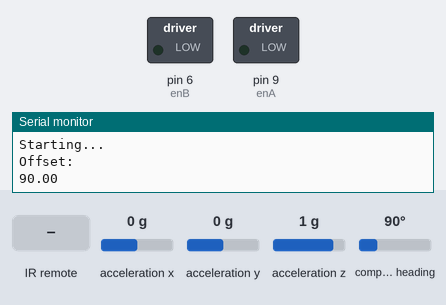
Recording of a sketch running on a simulated Arduino Uno, built with avr-gcc and run on an emulated ATmega328P. Shown: switched loads named in the sketch (green lamp = pin HIGH), the last lines printed to the serial monitor. The inputs (shaded band) are chosen by the test bench; at power-on: compass heading 90°, acceleration x 0 g, acceleration y 0 g, acceleration z 1 g.

Above: at 3.2 s.
3.3 s: infrared code 0x18E7 received
At 3.6 s:
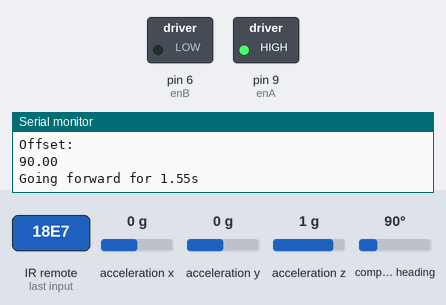
4.8 s: infrared code 0x4AB5 received
At 5.6 s:
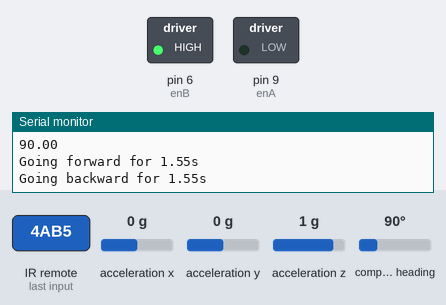
6.3 s: infrared code 0x10EF received
At 7.2 s:
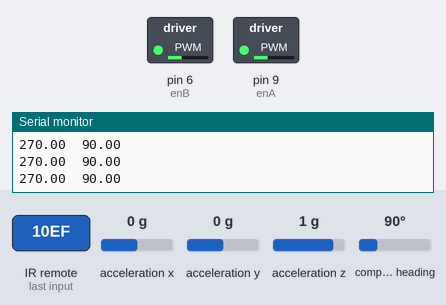
7.8 s: compass heading set to 180°
At 9.0 s:
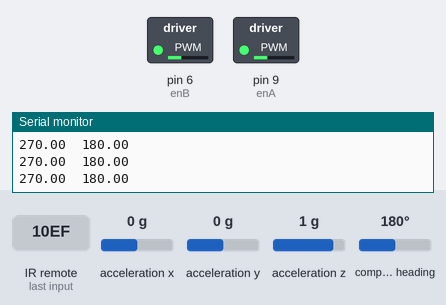
9.3 s: compass heading set to 352°
At 10.0 s:
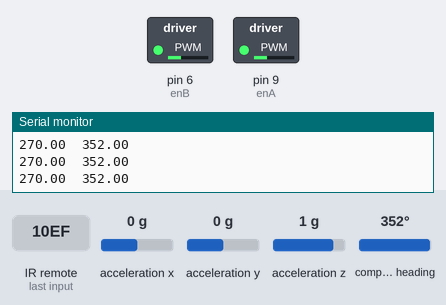
10.8 s: compass heading set to 251°
At 11.1 s:
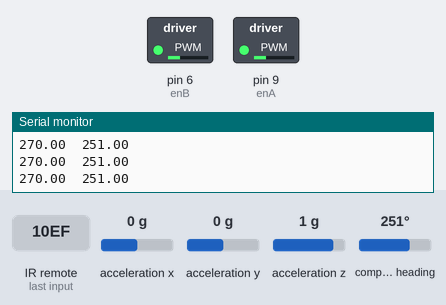
Timing chart, 0 to 13.3 s (numbered marks = the images above; inputs shaded):
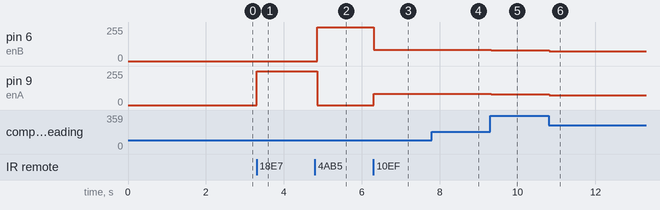

The sketch:

Navigation_Robot_Code_Task1_Version2.ino
```cpp
//IMU--------------------------------------
#include <Adafruit_Sensor.h>
#include <Adafruit_BNO055.h>
#include <utility/imumaths.h>
Adafruit_BNO055 bno = Adafruit_BNO055(55);
float angle_offset;
float angle;

// IR receiver-----------------------------
#include <IRremote.hpp>
#define irPin 11
IRrecv irReceive(irPin);
decode_results irInput;

// motor driver----------------------------
#define enA 9       // right wheel
#define enB 6       // left wheel
#define in1 12      // forward
#define in2 13      // backward
#define in3 7       // forward
#define in4 8       // backward
int maxSpeed = 255;
int minSpeed = 0;
int maxSpeed2 = 85;
int minSpeed2 = 0;

// proportional control--------------------
float kp = 12, kp2 = 0.1;                    //15
int pControlSpeedR, pControlSpeedL, pControlSpeed;
int initialSpeed, initialSpeedRotation = 74; //68 or 72
float runTime, runTimeF = 1550, runTimeB = 400;
float currentAngle;
float targetAngle;
int CW = 0, CCW = 0, stopRotate = 0;
int orientation = 0;

void TurnOff ()                                                         // Motor Off
{
  digitalWrite(in1, LOW);
  digitalWrite(in2, LOW);
  digitalWrite(in3, LOW);
  digitalWrite(in4, LOW);
}

void forward ()                                                         // Forward
{
  digitalWrite(in1, HIGH);
  digitalWrite(in2, LOW);
  digitalWrite(in3, HIGH);
  digitalWrite(in4, LOW);
}

void backward ()                                                        // Backward
{
  digitalWrite(in1, LOW);
  digitalWrite(in2, HIGH);
  digitalWrite(in3, LOW);
  digitalWrite(in4, HIGH);
}

void left ()                                                            // Turn Left
{
  digitalWrite(in1, HIGH);
  digitalWrite(in2, LOW);
  digitalWrite(in3, LOW);
  digitalWrite(in4, HIGH);
}

void right ()                                                           // Turn Right
{
  digitalWrite(in1, LOW);
  digitalWrite(in2, HIGH);
  digitalWrite(in3, HIGH);
  digitalWrite(in4, LOW);
}

float measure_angle(void)                                               // IMU Angle Measurement
{
  float z_angle;
  sensors_event_t event;
  bno.getEvent(&event);
  z_angle = event.orientation.x;
  //Serial.println(z_angle);
  return z_angle;
}

void SpeedControlF ()                                                   // Speed Control Forward
{
  currentAngle = measure_angle();
  if (targetAngle == 0)
  {
    if (currentAngle > 180)
    {
      currentAngle -= 360;
    }
  }
  pControlSpeedR = initialSpeed + (currentAngle - targetAngle) * kp;
  if (pControlSpeedR > maxSpeed)
  {
    pControlSpeedR = maxSpeed;
  }
  if (pControlSpeedR < minSpeed)
  {
    pControlSpeedR = minSpeed;
  }

  pControlSpeedL = initialSpeed - (currentAngle - targetAngle) * kp;
  if (pControlSpeedL > maxSpeed)
  {
    pControlSpeedL = maxSpeed;
  }
  if (pControlSpeedL < minSpeed)
  {
    pControlSpeedL = minSpeed;
  }
}

void SpeedControlB ()                                                   // Speed Control Backward
{
  currentAngle = measure_angle();
  if (targetAngle == 0)
  {
    if (currentAngle > 180)
    {
      currentAngle -= 360;
    }
  }
  //Serial.println(currentAngle);
  pControlSpeedR = initialSpeed - (currentAngle - targetAngle) * kp;
  if (pControlSpeedR > maxSpeed)
  {
    pControlSpeedR = maxSpeed;
  }
  if (pControlSpeedR < minSpeed)
  {
    pControlSpeedR = minSpeed;
  }

  pControlSpeedL = initialSpeed + (currentAngle - targetAngle) * kp;
  if (pControlSpeedL > maxSpeed)
  {
    pControlSpeedL = maxSpeed;
  }
  if (pControlSpeedL < minSpeed)
  {
    pControlSpeedL = minSpeed;
  }
}

void DriveForward ()                                                    // Drive Forward
{
  forward();
  float previousTime = millis();
  while (1)
  {
    float currentTime = millis();
    SpeedControlF();
    analogWrite(enA, pControlSpeedR);
    analogWrite(enB, pControlSpeedL);
    if ((currentTime - previousTime) > runTime)
    {
      TurnOff();
      break;
    }
  }
}

void DriveBackward ()                                                   // Drive Backward
{
  backward();
  float previousTime = millis();
  while (1)
  {
    float currentTime = millis();
    SpeedControlB();
    analogWrite(enA, pControlSpeedR);
    analogWrite(enB, pControlSpeedL);
    if ((currentTime - previousTime) > runTime)
    {
      TurnOff();
      break;
    }
  }
}

void SpeedControlRotation ()                                            // Speed Control Rotation
{
  currentAngle = measure_angle();
  if ((targetAngle == 0) | (targetAngle == 90))
  {
    if (currentAngle > 180)
    {
      currentAngle -= 360;
    }
  }
  float error = currentAngle - targetAngle;
  if (error < -1)
  {
    pControlSpeed = initialSpeed - (currentAngle - targetAngle) * kp2;
    //pControlSpeedR = initialSpeed - (currentAngle - targetAngle) * kp2;
    //pControlSpeedL = initialSpeed - (currentAngle - targetAngle) * kp2;
    CW = 1; CCW = 0; stopRotate = 0;
  }
  else if (error > 1)
  {
    pControlSpeed = initialSpeed + (currentAngle - targetAngle) * kp2;
    //pControlSpeedR = initialSpeed + (currentAngle - targetAngle) * kp2;
    //pControlSpeedL = initialSpeed + (currentAngle - targetAngle) * kp2;
    CW = 0; CCW = 1; stopRotate = 0;
  }
  else
  {
    pControlSpeed = 0;
    CW = 0; CCW = 0; stopRotate = 1;
  }
  if (pControlSpeed > maxSpeed2)
  {
    pControlSpeed = maxSpeed2;
  }
  if (pControlSpeed < minSpeed2)
  {
    pControlSpeed = minSpeed2;
  }
}

void RotateCW ()                                                        // Rotate Clockwise
{
  currentAngle = measure_angle();
  if ((targetAngle == 0) | (targetAngle == 90))
  {
    if (currentAngle > 180)
    {
      currentAngle -= 360;
    }
  }
  //Serial.print("current angle: ");
  //Serial.println(currentAngle);
  while (1)
  {
    Serial.print("error: ");
    Serial.println((currentAngle - targetAngle));
    SpeedControlRotation();
    if (CW)
    {
      right();
    }
    if (CCW)
    {
      left();
    }
    if (stopRotate)
    {
      TurnOff();
      break;
    }
    Serial.print(targetAngle);
    Serial.print("  ");
    Serial.println(currentAngle);
    analogWrite(enA, pControlSpeed);
    analogWrite(enB, pControlSpeed);
    //Serial.print("control speed: ");
    //Serial.println(pControlSpeed);
  }
}

void RotateCCW ()                                                       // Rotate Counterclockwise
{
  currentAngle = measure_angle();
  if ((targetAngle == 0) | (targetAngle == 270))
  {
    if (currentAngle > 180)
    {
      currentAngle -= 360;
    }
  }
  //Serial.print("current angle: ");
  //Serial.println(currentAngle);
  while (1)
  {
    SpeedControlRotation();
    if (CW)
    {
      right();
    }
    if (CCW)
    {
      left();
    }
    if (stopRotate)
    {
      TurnOff();
      break;
    }
    Serial.print(targetAngle);
    Serial.print("  ");
    Serial.println(currentAngle);
    analogWrite(enA, pControlSpeed);
    analogWrite(enB, pControlSpeed);
    //Serial.print("control speed: ");
    //Serial.println(pControlSpeed);
    }
}

void setup()                                                            // Setup
{
  Serial.begin(9600);
  irReceive.enableIRIn();
  Serial.println();
  Serial.println("Calibrating IMU");
  if (!bno.begin())
  {
    Serial.print("no imu sensor detected");
    while (1);
  }
  delay(2000);
  bno.setExtCrystalUse(true);
  Serial.println("Done Calibrating");
  Serial.println("Starting...");
  sensors_event_t event;
  bno.getEvent(&event);
  angle_offset = event.orientation.x;
  Serial.println("Offset: ");
  Serial.println(angle_offset);
}

void loop()                                                             // Main Loop
{
  if (irReceive.decode(&irInput))
  {
    int irReading = irInput.value;
    switch (irReading)
    {
      case -26521:                          // face North
        Serial.println("Facing +Y");
        initialSpeed = initialSpeedRotation;
        orientation = 0;
        targetAngle = orientation;
        RotateCCW();
        break;
      case 6375:                            // button 2 - go straight
        Serial.println("Going forward for 1.55s");
        initialSpeed = 120;
        targetAngle = orientation;
        runTime = runTimeF;
        DriveForward();
        break;
      case 19125:                           // button 8 - go backward
        Serial.println("Going backward for 1.55s");
        initialSpeed = 120;
        targetAngle = orientation;
        runTime = runTimeB;
        DriveBackward();
        break;
      case 4335:                            // button 4 - face left
        Serial.println("Rotating CCW by 90 degrees");
        initialSpeed = initialSpeedRotation;
        orientation -= 90;
        if (orientation < 0)
        {
          orientation += 360;
        }
        targetAngle = orientation;
        RotateCCW();
        break;
      case 23205:                           // button 6 - face right
        Serial.println("Rotating CW by 90 degrees");
        initialSpeed = initialSpeedRotation;
        orientation += 90;
        targetAngle = orientation;
        RotateCW();
        break;
      case 12495:                           // button 1 - turn left (5 degrees)
        Serial.println("Rotating CCW by 5 degrees");
        initialSpeed = initialSpeedRotation;
        orientation =- 5;
        if (orientation < 0)
        {
          orientation += 360;
        }
        targetAngle = orientation;
        RotateCCW();
        break;
      case 31365:                           // button 3 - turn right (5 degrees)
        Serial.println("Rotating CW by 90 degrees");
        initialSpeed = initialSpeedRotation;
        orientation += 5;
        targetAngle = orientation;
        RotateCW();
        break;
      case 17085:                           // button 7 - face West
        Serial.println("Facing -X");
        initialSpeed = initialSpeedRotation;
        orientation = 270;
        targetAngle = orientation;
        RotateCCW();
        break;
      case 21165:                           // button 9 - face East
        Serial.println("Facing +X");
        initialSpeed = initialSpeedRotation;
        orientation = 90;
        targetAngle = orientation;
        RotateCW();
        break;
      case 14535:                           // button 5 - forward adjustment
        Serial.println("Going forward for 0.4s");
        initialSpeed = 120;
        targetAngle = orientation;
        runTime = runTimeB;
        DriveForward();
        break;
    }
    irReceive.resume();
  }
}
```

Measured:
- after the input at 3.3 s, pin 9 (enA): 0/255 → 255/255 at once
- after the input at 4.8 s, pin 6 (enB): 0/255 → 255/255 after 0.06 s; pin 9 (enA): 255/255 → 0/255 after 0.06 s
- after the input at 6.3 s, pin 6 (enB): 255/255 → 85/255 at once; pin 9 (enA): 0/255 → 85/255 at once
- after the input at 7.8 s, pin 6 (enB), pin 9 (enA): 85/255 → 83/255 at once
- after the input at 9.3 s, pin 6 (enB), pin 9 (enA): 83/255 → 82/255 at once
- after the input at 10.8 s, pin 6 (enB), pin 9 (enA): 82/255 → 75/255 at once
